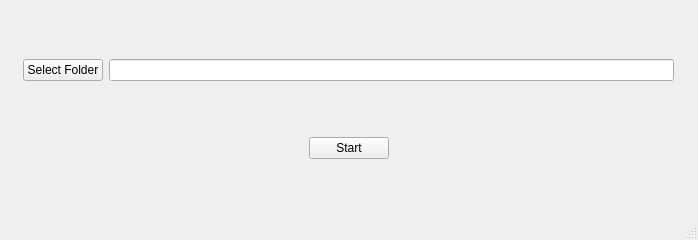
<?xml version="1.0" encoding="UTF-8"?>
<ui version="4.0">
 <class>MainWindow</class>
 <widget class="QMainWindow" name="MainWindow">
  <property name="geometry">
   <rect>
    <x>0</x>
    <y>0</y>
    <width>698</width>
    <height>240</height>
   </rect>
  </property>
  <property name="minimumSize">
   <size>
    <width>698</width>
    <height>240</height>
   </size>
  </property>
  <property name="maximumSize">
   <size>
    <width>16777215</width>
    <height>240</height>
   </size>
  </property>
  <property name="windowTitle">
   <string>Remove List-Numbers</string>
  </property>
  <property name="windowIcon">
   <iconset resource="otherFiles.qrc">
    <normaloff>:/new/Icons/images/icon.ico</normaloff>:/new/Icons/images/icon.ico</iconset>
  </property>
  <widget class="QWidget" name="centralwidget">
   <layout class="QVBoxLayout" name="verticalLayout_2">
    <item>
     <layout class="QHBoxLayout" name="horizontalLayout">
      <item>
       <spacer name="horizontalSpacer">
        <property name="orientation">
         <enum>Qt::Horizontal</enum>
        </property>
        <property name="sizeHint" stdset="0">
         <size>
          <width>40</width>
          <height>20</height>
         </size>
        </property>
       </spacer>
      </item>
      <item>
       <layout class="QVBoxLayout" name="verticalLayout">
        <item>
         <spacer name="verticalSpacer_3">
          <property name="orientation">
           <enum>Qt::Vertical</enum>
          </property>
          <property name="sizeHint" stdset="0">
           <size>
            <width>20</width>
            <height>40</height>
           </size>
          </property>
         </spacer>
        </item>
        <item>
         <layout class="QFormLayout" name="formLayout">
          <property name="bottomMargin">
           <number>0</number>
          </property>
          <item row="0" column="0">
           <widget class="QPushButton" name="pushButton">
            <property name="text">
             <string>Select Folder</string>
            </property>
           </widget>
          </item>
          <item row="0" column="1">
           <widget class="QLineEdit" name="lineEdit">
            <property name="sizePolicy">
             <sizepolicy hsizetype="Expanding" vsizetype="Fixed">
              <horstretch>0</horstretch>
              <verstretch>0</verstretch>
             </sizepolicy>
            </property>
            <property name="minimumSize">
             <size>
              <width>565</width>
              <height>0</height>
             </size>
            </property>
           </widget>
          </item>
         </layout>
        </item>
        <item>
         <spacer name="verticalSpacer">
          <property name="orientation">
           <enum>Qt::Vertical</enum>
          </property>
          <property name="sizeHint" stdset="0">
           <size>
            <width>20</width>
            <height>40</height>
           </size>
          </property>
         </spacer>
        </item>
        <item>
         <layout class="QHBoxLayout" name="horizontalLayout_2">
          <item>
           <spacer name="horizontalSpacer_4">
            <property name="orientation">
             <enum>Qt::Horizontal</enum>
            </property>
            <property name="sizeHint" stdset="0">
             <size>
              <width>40</width>
              <height>20</height>
             </size>
            </property>
           </spacer>
          </item>
          <item>
           <widget class="QPushButton" name="pushButton_2">
            <property name="text">
             <string>Start</string>
            </property>
           </widget>
          </item>
          <item>
           <spacer name="horizontalSpacer_3">
            <property name="orientation">
             <enum>Qt::Horizontal</enum>
            </property>
            <property name="sizeHint" stdset="0">
             <size>
              <width>40</width>
              <height>20</height>
             </size>
            </property>
           </spacer>
          </item>
         </layout>
        </item>
        <item>
         <spacer name="verticalSpacer_2">
          <property name="orientation">
           <enum>Qt::Vertical</enum>
          </property>
          <property name="sizeHint" stdset="0">
           <size>
            <width>20</width>
            <height>40</height>
           </size>
          </property>
         </spacer>
        </item>
       </layout>
      </item>
      <item>
       <spacer name="horizontalSpacer_2">
        <property name="orientation">
         <enum>Qt::Horizontal</enum>
        </property>
        <property name="sizeHint" stdset="0">
         <size>
          <width>40</width>
          <height>20</height>
         </size>
        </property>
       </spacer>
      </item>
     </layout>
    </item>
   </layout>
  </widget>
  <widget class="QMenuBar" name="menubar">
   <property name="geometry">
    <rect>
     <x>0</x>
     <y>0</y>
     <width>698</width>
     <height>22</height>
    </rect>
   </property>
  </widget>
  <widget class="QStatusBar" name="statusbar"/>
 </widget>
 <resources>
  <include location="otherFiles.qrc"/>
 </resources>
 <connections/>
</ui>
